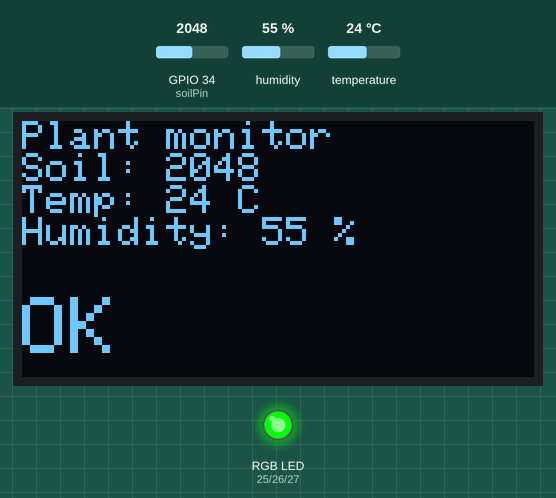
Simulated run of this sketch. Board: ESP32. Parts: 128×64 one-colour display, an RGB LED mixed from three pins (HIGH = lit). Inputs (shaded band) come from the test bench; at power-on: GPIO 34 (soilPin) = 2048, humidity 55 %, temperature 24 °C. What the sketch prints to the serial monitor is not drawn.

Above: at 2.8 s.
2.9 s: GPIO 34 (soilPin) set to 2928
At 5.3 s:
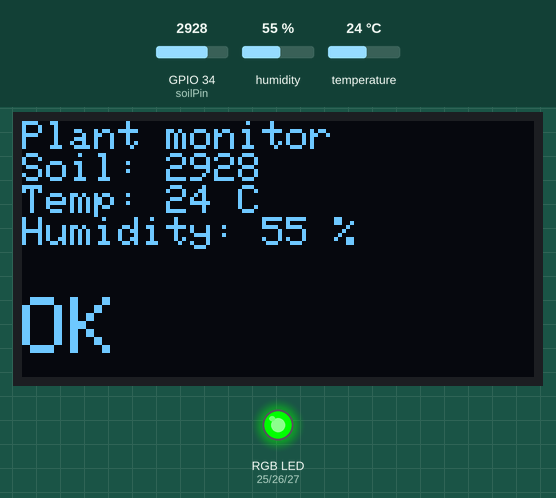
5.7 s: GPIO 34 (soilPin) set to 3045
At 6.7 s:
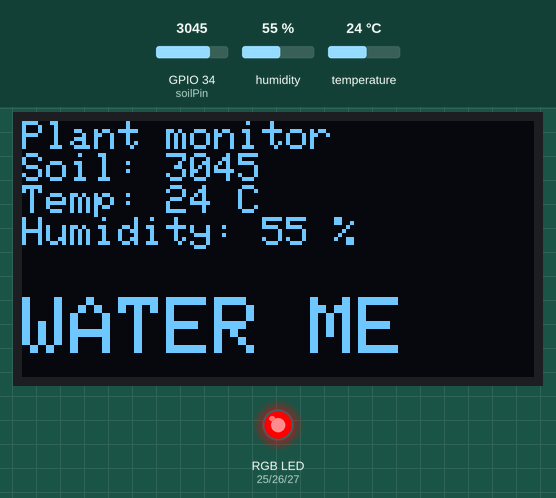
8.5 s: humidity set to 22 %
At 11.3 s:
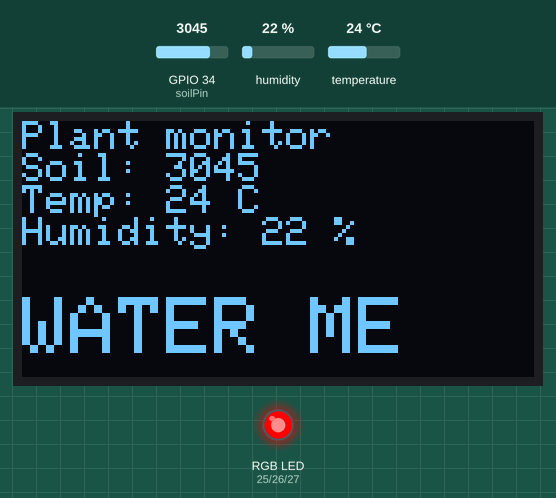
11.8 s: temperature set to 12 °C
At 13.6 s:
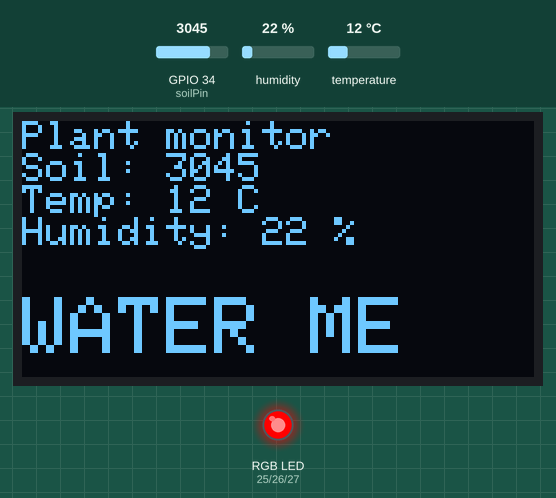
14.6 s: humidity set to 40 %
At 16.9 s:
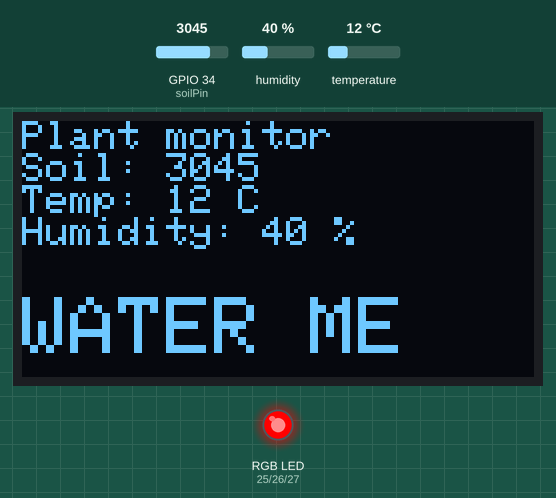
18.0 s: GPIO 34 (soilPin) set to 2960
At 19.2 s:
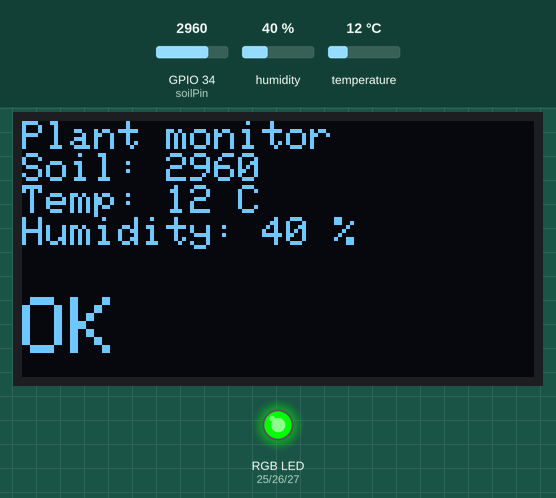
Timing chart, 0 to 21.0 s (numbered marks = the images above; inputs shaded):
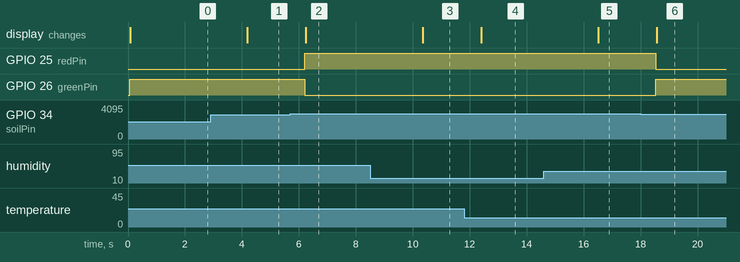

Measured:
- the behaviour switches between 3000 and 3001 on GPIO 34 (soilPin) (found by bisection; images 1 and 2)
- after the input at 2.9 s, the display: changes after 1.3 s (image 1)
- after the input at 5.7 s, GPIO 25 (redPin): LOW → HIGH after 0.52 s; GPIO 26 (greenPin): HIGH → LOW after 0.52 s; the display: changes after 0.54 s (image 2)
- after the input at 8.5 s, the display: changes after 1.8 s (image 3)
- after the input at 11.8 s, the display: changes after 0.60 s (image 4)
- after the input at 14.6 s, the display: changes after 1.9 s (image 5)
- after the input at 18.0 s, GPIO 25 (redPin): HIGH → LOW after 0.53 s; GPIO 26 (greenPin): LOW → HIGH after 0.53 s; the display: changes after 0.56 s (image 6)

The sketch:

plant.ino
```cpp
// গাছের যত্ন (Plant monitor) — ESP32 বোর্ড
// মাটির আর্দ্রতা, তাপমাত্রা আর বাতাসের আর্দ্রতা মেপে ডিসপ্লেতে দেখাও।
// মাটি শুকনো হলে RGB LED লাল, ঠিক থাকলে সবুজ।
// মাটির সেন্সর: VCC→3V3, আউটপুট→D34, GND→GND। DHT11: VCC→3V3, DATA→D4, GND→GND।
// OLED: GND→GND, VCC→3V3, SCL→D22, SDA→D21।
// RGB LED: R, G, B প্রতিটা ২২০ Ω হয়ে D25, D26, D27-এ; − পা GND-তে।

#include <DHT.h>
#include <Wire.h>
#include <Adafruit_GFX.h>
#include <Adafruit_SSD1306.h>

const int soilPin = 34;
const int redPin = 25;
const int greenPin = 26;
const int bluePin = 27;
const int DRY_LEVEL = 3000;        // এর বেশি হলে মাটি শুকনো
DHT dht(4, DHT11);
Adafruit_SSD1306 display(128, 64, &Wire, -1);

void setup() {
  pinMode(redPin, OUTPUT);
  pinMode(greenPin, OUTPUT);
  pinMode(bluePin, OUTPUT);
  Serial.begin(115200);
  dht.begin();
  display.begin(SSD1306_SWITCHCAPVCC, 0x3C);
  display.setTextColor(SSD1306_WHITE);
}

void loop() {
  int soil = analogRead(soilPin);
  float celsius = dht.readTemperature();
  float humidity = dht.readHumidity();
  bool dry = soil > DRY_LEVEL;

  digitalWrite(redPin, dry ? HIGH : LOW);     // শুকনো: লাল
  digitalWrite(greenPin, dry ? LOW : HIGH);   // ঠিক আছে: সবুজ
  digitalWrite(bluePin, LOW);

  display.clearDisplay();
  display.setTextSize(1);
  display.setCursor(0, 0);
  display.println("Plant monitor");
  display.print("Soil: ");
  display.println(soil);
  display.print("Temp: ");
  display.print(celsius, 0);
  display.println(" C");
  display.print("Humidity: ");
  display.print(humidity, 0);
  display.println(" %");
  display.setTextSize(2);
  display.setCursor(0, 44);
  display.println(dry ? "WATER ME" : "OK");
  display.display();

  Serial.print("মাটি: ");
  Serial.print(soil);
  Serial.print(", তাপমাত্রা: ");
  Serial.print(celsius, 0);
  Serial.print(" °C, আর্দ্রতা: ");
  Serial.print(humidity, 0);
  Serial.println(dry ? " %  পানি দাও!" : " %  গাছ ভালো আছে");
  delay(2000);                     // DHT11 দুই সেকেন্ডে একবার পড়া যায়
}
```
